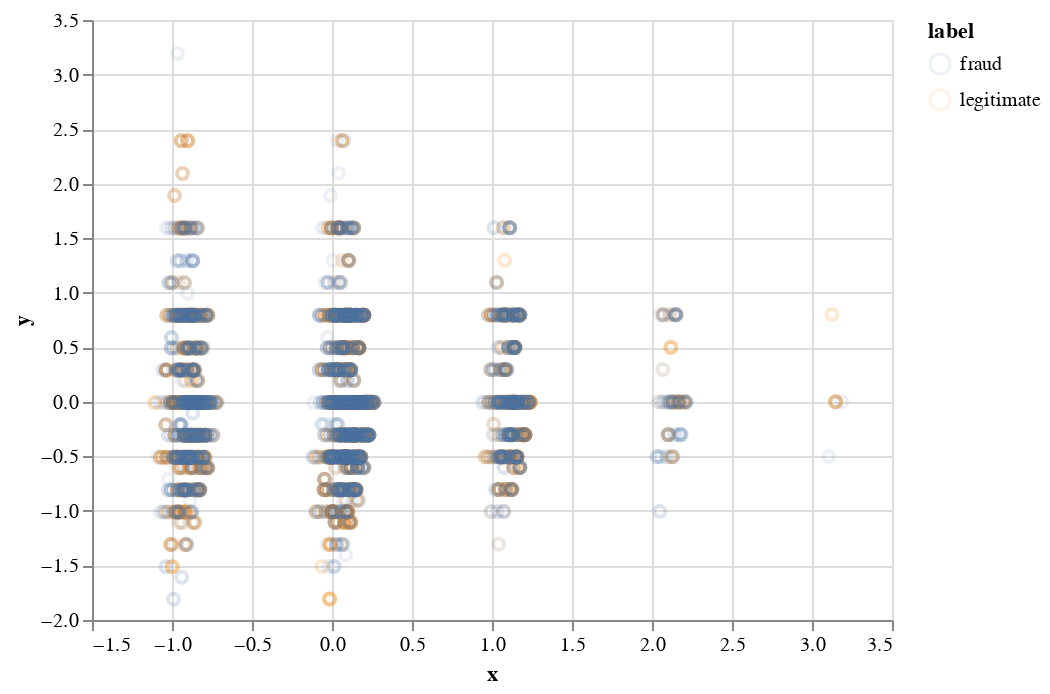

The notebook cell this image was saved under:
### Code cell
import altair as alt
alt.Chart(merchants_df).mark_point(opacity=0.1).encode(
    x="x:Q", 
    y="y:Q", 
    color="label"
)

### Figure 1 — Vega-Lite specification as saved in the notebook (floating-point values rounded to 4 significant figures; data arrays with more than 128 entries replaced by an {"elided": "..."} marker saying what was removed)
{"config": {"view": {"continuousWidth": 400, "continuousHeight": 300}}, "data": {"name": "data-83a28ecbdc51bf4186c99865a7151d27"}, "mark": {"type": "point", "opacity": 0.1}, "encoding": {"color": {"type": "nominal", "field": "label"}, "x": {"type": "quantitative", "field": "x"}, "y": {"type": "quantitative", "field": "y"}}, "$schema": "https://vega.github.io/schema/vega-lite/v4.0.0.json", "datasets": {"data-83a28ecbdc51bf4186c99865a7151d27": {"elided": "5000 records"}}}
